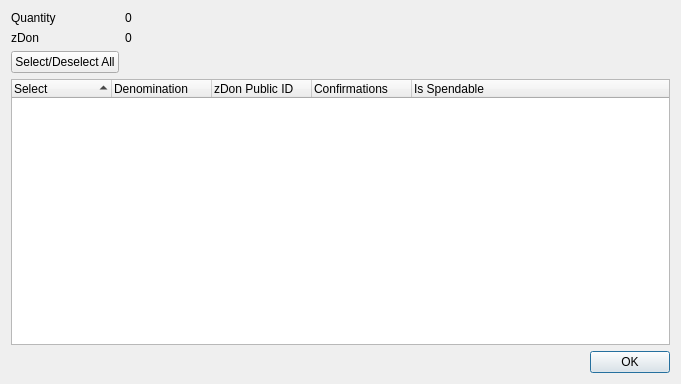
<?xml version="1.0" encoding="UTF-8"?>
<ui version="4.0">
 <class>ZDonControlDialog</class>
 <widget class="QDialog" name="ZDonControlDialog">
  <property name="geometry">
   <rect>
    <x>0</x>
    <y>0</y>
    <width>681</width>
    <height>384</height>
   </rect>
  </property>
  <property name="minimumSize">
   <size>
    <width>681</width>
    <height>384</height>
   </size>
  </property>
  <property name="windowTitle">
   <string>Select zDon to Spend</string>
  </property>
  <layout class="QGridLayout" name="gridLayout">
   <item row="0" column="0">
    <layout class="QFormLayout" name="formLayout">
     <property name="sizeConstraint">
      <enum>QLayout::SetDefaultConstraint</enum>
     </property>
     <item row="0" column="0">
      <widget class="QLabel" name="labelQuantity">
       <property name="text">
        <string>Quantity</string>
       </property>
      </widget>
     </item>
     <item row="0" column="1">
      <widget class="QLabel" name="labelQuantity_int">
       <property name="text">
        <string>0</string>
       </property>
      </widget>
     </item>
     <item row="1" column="0">
      <widget class="QLabel" name="labelZDon">
       <property name="text">
        <string>zDon</string>
       </property>
      </widget>
     </item>
     <item row="1" column="1">
      <widget class="QLabel" name="labelZDon_int">
       <property name="text">
        <string>0</string>
       </property>
      </widget>
     </item>
     <item row="2" column="0">
      <widget class="QPushButton" name="pushButtonAll">
       <property name="text">
        <string>Select/Deselect All</string>
       </property>
      </widget>
     </item>
    </layout>
   </item>
   <item row="1" column="0">
    <layout class="QVBoxLayout" name="verticalLayout">
     <item>
      <widget class="QTreeWidget" name="treeWidget">
       <property name="minimumSize">
        <size>
         <width>0</width>
         <height>250</height>
        </size>
       </property>
       <property name="alternatingRowColors">
        <bool>true</bool>
       </property>
       <property name="sortingEnabled">
        <bool>true</bool>
       </property>
       <property name="columnCount">
        <number>5</number>
       </property>
       <attribute name="headerDefaultSectionSize">
        <number>100</number>
       </attribute>
       <column>
        <property name="text">
         <string notr="true">Select</string>
        </property>
       </column>
       <column>
        <property name="text">
         <string notr="true">Denomination</string>
        </property>
       </column>
       <column>
        <property name="text">
         <string notr="true">zDon Public ID</string>
        </property>
       </column>
       <column>
        <property name="text">
         <string notr="true">Confirmations</string>
        </property>
       </column>
       <column>
        <property name="text">
         <string>Is Spendable</string>
        </property>
       </column>
      </widget>
     </item>
     <item>
      <widget class="QDialogButtonBox" name="buttonBox">
       <property name="orientation">
        <enum>Qt::Horizontal</enum>
       </property>
       <property name="standardButtons">
        <set>QDialogButtonBox::Ok</set>
       </property>
      </widget>
     </item>
    </layout>
   </item>
  </layout>
 </widget>
 <resources/>
 <connections>
  <connection>
   <sender>buttonBox</sender>
   <signal>accepted()</signal>
   <receiver>ZDonControlDialog</receiver>
   <slot>accept()</slot>
   <hints>
    <hint type="sourcelabel">
     <x>248</x>
     <y>254</y>
    </hint>
    <hint type="destinationlabel">
     <x>157</x>
     <y>274</y>
    </hint>
   </hints>
  </connection>
  <connection>
   <sender>buttonBox</sender>
   <signal>rejected()</signal>
   <receiver>ZDonControlDialog</receiver>
   <slot>reject()</slot>
   <hints>
    <hint type="sourcelabel">
     <x>316</x>
     <y>260</y>
    </hint>
    <hint type="destinationlabel">
     <x>286</x>
     <y>274</y>
    </hint>
   </hints>
  </connection>
 </connections>
</ui>
